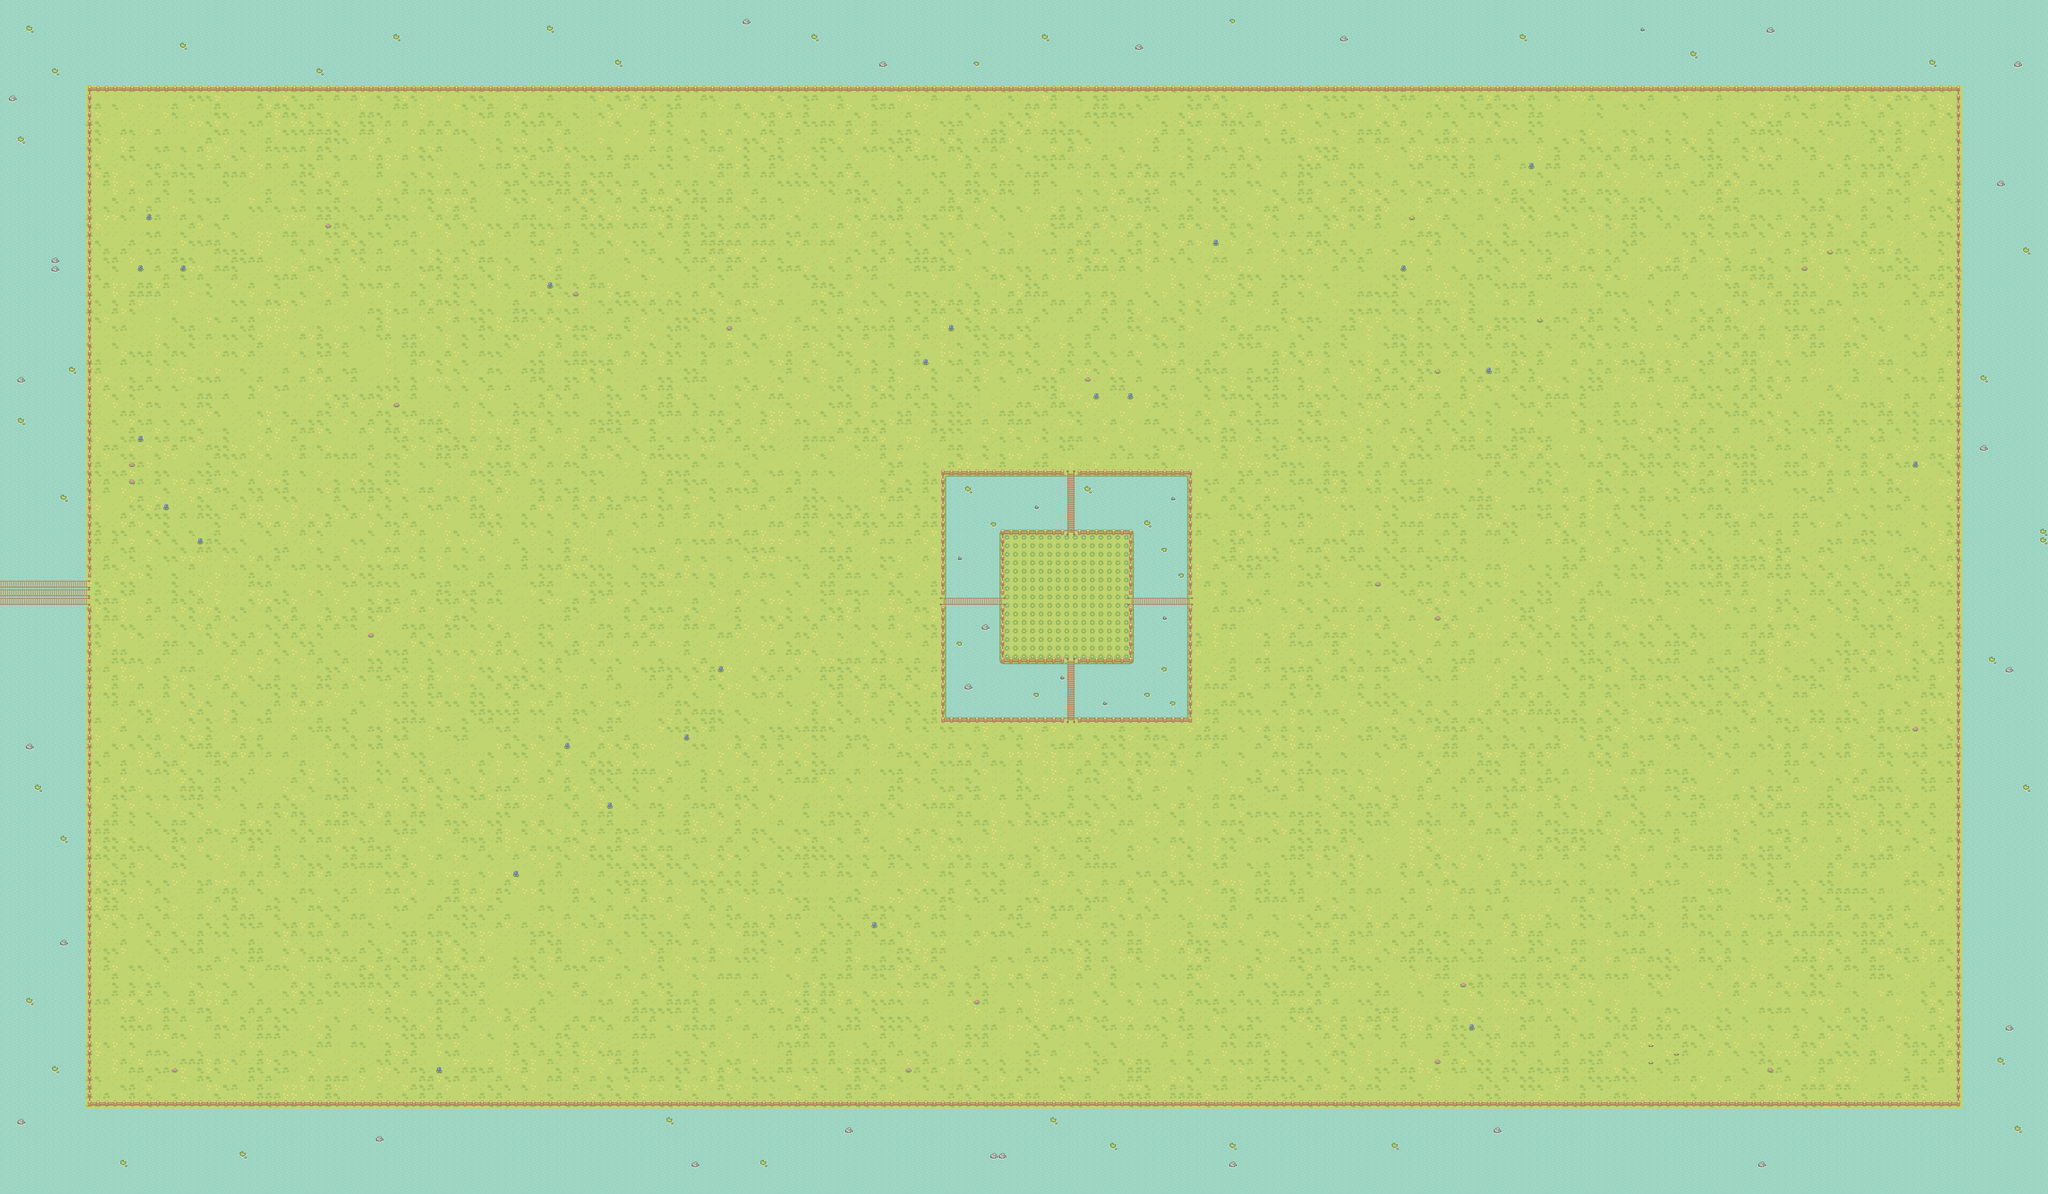

This is a level from a 2D game, rendered from its Tiled map with the project's own tilesets. A one-line summary and the map file follow, with tile-layer data summarised:
An orthogonal 240x140 tile map with 16x16 px tiles, 7 tile layers (Ground, Water, spec, Decor, ...), 11 tilesets and 164 objects (52x tree_medium, 50x tree_small, 50x sunflower, 7x stump_medium, 5x stump_small).

<map version="1.10" tiledversion="1.10.2" orientation="orthogonal" renderorder="right-down" width="240" height="140" tilewidth="16" tileheight="16" infinite="0" nextlayerid="10" nextobjectid="282">
 <tileset firstgid="1" source="Grass.tsx" />
 <tileset firstgid="78" source="Wood_Bridge.tsx" />
 <tileset firstgid="93" source="Water.tsx" />
 <tileset firstgid="97" source="Fences.tsx" />
 <tileset firstgid="113" source="Tree 1.tsx" />
 <tileset firstgid="116" source="Tree 2.tsx" />
 <tileset firstgid="117" source="Flower1.tsx" />
 <tileset firstgid="118" source="stump1.tsx" />
 <tileset firstgid="119" source="stump2.tsx" />
 <tileset firstgid="120" source="Plant Decoration.tsx" />
 <tileset firstgid="130" source="Water Decoration.tsx" />
 <layer id="1" name="Ground" width="240" height="140">
  <data>[33600 cells, 33600 non-empty, 8 distinct tile ids]</data>
 </layer>
 <layer id="3" name="Water" width="240" height="140">
  <data>[33600 cells, 7904 non-empty, 4 distinct tile ids]</data>
 </layer>
 <layer id="4" name="spec" width="240" height="140">
  <data>[33600 cells, 60 non-empty, 3 distinct tile ids]</data>
 </layer>
 <layer id="2" name="Decor" width="240" height="140">
  <data>[33600 cells, 316 non-empty, 9 distinct tile ids]</data>
 </layer>
 <layer id="5" name="Bridges" width="240" height="140">
  <data>[33600 cells, 65 non-empty, 8 distinct tile ids]</data>
 </layer>
 <layer id="6" name="Fences" width="240" height="140">
  <data>[33600 cells, 841 non-empty, 10 distinct tile ids]</data>
 </layer>
 <objectgroup id="7" name="Tree 1">
  <object id="4" name="tree_medium" gid="115" x="276.333" y="277" width="50" height="65" />
  <object id="5" name="tree_medium" gid="115" x="260.333" y="1961" width="50" height="65" />
  <object id="6" name="tree_medium" gid="115" x="1117.67" y="1297" width="50" height="65" />
  <object id="7" name="tree_medium" gid="115" x="1431" y="1994.33" width="50" height="65" />
  <object id="8" name="tree_medium" gid="115" x="2387" y="1801" width="50" height="65" />
  <object id="9" name="tree_medium" gid="115" x="1897.67" y="1062.33" width="50" height="65" />
  <object id="10" name="tree_medium" gid="115" x="2059" y="1025" width="50" height="65" />
  <object id="11" name="tree_medium" gid="115" x="2039" y="1234.33" width="50" height="65" />
  <object id="12" name="tree_medium" gid="115" x="3064.33" y="1295.67" width="50" height="65" />
  <object id="13" name="tree_medium" gid="115" x="2892.33" y="899.667" width="50" height="65" />
  <object id="14" name="tree_medium" gid="115" x="2375" y="381" width="50" height="65" />
  <object id="15" name="tree_medium" gid="115" x="1579" y="341" width="50" height="65" />
  <object id="16" name="tree_medium" gid="115" x="3491" y="425" width="50" height="65" />
  <object id="17" name="tree_medium" gid="115" x="3423" y="1897" width="50" height="65" />
  <object id="18" name="tree_medium" gid="115" x="403" y="685" width="50" height="65" />
  <object id="19" name="tree_medium" gid="115" x="799" y="1701" width="50" height="65" />
  <object id="20" name="tree_medium" gid="115" x="859" y="573" width="50" height="65" />
  <object id="21" name="tree_medium" gid="115" x="3099" y="1981" width="50" height="65" />
  <object id="22" name="tree_medium" gid="115" x="1739" y="1601" width="50" height="65" />
  <object id="23" name="tree_medium" gid="115" x="427" y="1353" width="50" height="65" />
  <object id="24" name="tree_medium" gid="115" x="3175" y="433" width="50" height="65" />
  <object id="25" name="tree_medium" gid="115" x="2063" y="617" width="50" height="65" />
  <object id="26" name="tree_medium" gid="115" x="2503" y="1277" width="50" height="65" />
  <object id="27" name="tree_medium" gid="115" x="3459" y="1357" width="50" height="65" />
  <object id="28" name="tree_medium" gid="115" x="1439" y="821" width="50" height="65" />
  <object id="29" name="tree_medium" gid="115" x="779" y="981" width="50" height="65" />
  <object id="30" name="tree_medium" gid="115" x="3539" y="741" width="50" height="65" />
  <object id="32" name="tree_medium" gid="115" x="2027.67" y="1526.67" width="50" height="65" />
  <object id="213" name="stump_medium" gid="118" x="1974" y="314" width="20" height="20" />
  <object id="214" name="stump_medium" gid="118" x="2360" y="758" width="20" height="20" />
  <object id="215" name="stump_medium" gid="118" x="962" y="1496" width="20" height="20" />
  <object id="216" name="stump_medium" gid="118" x="2822" y="1128" width="20" height="20" />
  <object id="217" name="stump_medium" gid="118" x="2638" y="404" width="20" height="20" />
  <object id="218" name="stump_medium" gid="118" x="1044" y="292" width="20" height="20" />
  <object id="219" name="stump_medium" gid="118" x="3322" y="1566" width="20" height="20" />
 </objectgroup>
 <objectgroup id="8" name="Tree 2">
  <object id="33" name="tree_small" gid="116" x="2863.79" y="1571.39" width="31" height="64" />
  <object id="34" name="tree_small" gid="116" x="645.606" y="1374.42" width="31" height="64" />
  <object id="35" name="tree_small" gid="116" x="612.273" y="1825.94" width="31" height="64" />
  <object id="36" name="tree_small" gid="116" x="2951.67" y="444.121" width="31" height="64" />
  <object id="37" name="tree_small" gid="116" x="630.455" y="301.697" width="31" height="64" />
  <object id="38" name="tree_small" gid="116" x="1442.58" y="959.273" width="31" height="64" />
  <object id="39" name="tree_small" gid="116" x="381.97" y="1204.73" width="31" height="64" />
  <object id="40" name="tree_small" gid="116" x="3494.09" y="1174.42" width="31" height="64" />
  <object id="41" name="tree_small" gid="116" x="2527.42" y="783.515" width="31" height="64" />
  <object id="42" name="tree_small" gid="116" x="1191.06" y="425.939" width="31" height="64" />
  <object id="43" name="tree_small" gid="116" x="1009.24" y="1101.7" width="31" height="64" />
  <object id="44" name="tree_small" gid="116" x="442.576" y="450.182" width="31" height="64" />
  <object id="45" name="tree_small" gid="116" x="2521.36" y="2025.94" width="31" height="64" />
  <object id="46" name="tree_small" gid="116" x="1418.33" y="501.697" width="31" height="64" />
  <object id="47" name="tree_small" gid="116" x="1363.79" y="1580.48" width="31" height="64" />
  <object id="48" name="tree_small" gid="116" x="3281.97" y="807.758" width="31" height="64" />
  <object id="49" name="tree_small" gid="116" x="3597.12" y="225.939" width="31" height="64" />
  <object id="50" name="tree_small" gid="116" x="3591.06" y="2035.03" width="31" height="64" />
  <object id="51" name="tree_small" gid="116" x="1963.79" y="1986.55" width="31" height="64" />
  <object id="52" name="tree_small" gid="116" x="963.788" y="2010.79" width="31" height="64" />
  <object id="53" name="tree_small" gid="116" x="318.333" y="1647.15" width="31" height="64" />
  <object id="54" name="tree_small" gid="116" x="351.667" y="841.091" width="31" height="64" />
  <object id="55" name="tree_small" gid="116" x="1891.06" y="1232" width="31" height="64" />
  <object id="56" name="sunflower" gid="117" x="1580.91" y="583.636" width="20" height="40" />
  <object id="57" name="sunflower" gid="117" x="2024" y="1108" width="20" height="40" />
  <object id="58" name="sunflower" gid="117" x="1988" y="1168" width="20" height="40" />
  <object id="59" name="sunflower" gid="117" x="1188" y="1120" width="20" height="40" />
  <object id="60" name="sunflower" gid="117" x="880" y="1316" width="20" height="40" />
  <object id="61" name="sunflower" gid="117" x="1114" y="1758" width="20" height="40" />
  </objectgroup>
 <layer id="9" name="Plant Decor" width="240" height="140">
  <data>[33600 cells, 132 non-empty, 8 distinct tile ids]</data>
 </layer>
</map>
<!-- 100 of 164 objects omitted -->
